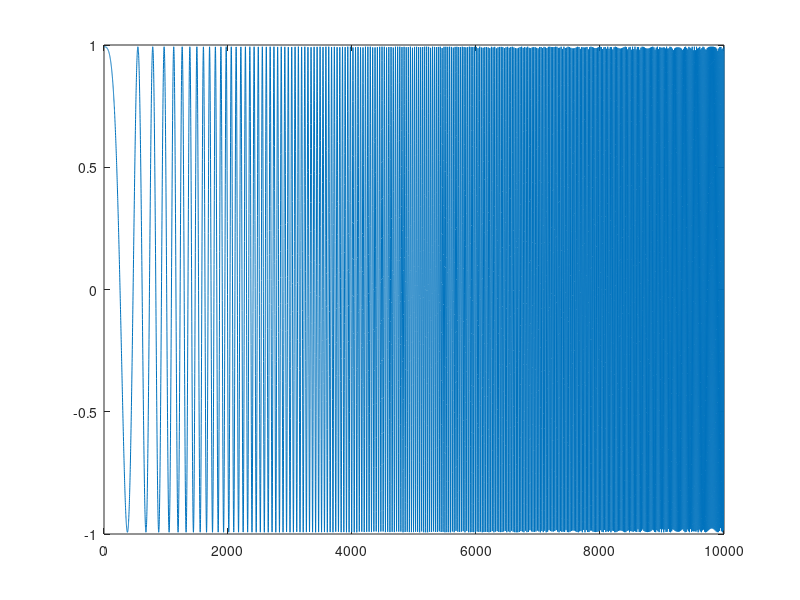

Write the MATLAB code that produced this figure. (Note: this script raises an error after producing the figure.)

%-----------------------------------------------------------------------------------------
 f0=1;
 f1=300;
 t1=2;
 t=0:2./9999:2;
 S= 0.9929*chirp(t,f0,t1,f1);
 L=length(S);
 figure
 plot(S);
 
% power_of_signal=var(signal);
power_of_signal=var(S);                                
power_of_noise=0.01*power_of_signal;
v=sqrt(power_of_noise)*randn(1,5000+L);
v=v(5001:5000+L);
%% Generate input sequence u(n)
% Design the half-band LPF
order = 11;
f_cutoff = 0.25; % normalized cutoff frequency (0.5 = Nyquist frequency)
h = fir1(order, f_cutoff);
% Apply the filter to the input sequence
V2 = filter(h, 1, v);
% n=length(v);
% Plot the results
% subplot(2,1,1);
% plot( v);
% title('Input sequence u(n)');
% xlabel('n');
% ylabel('v(n)');
% 
% subplot(2,1,2);
% plot(V2);
% title('Output sequence v(n)');
% xlabel('n');
% ylabel('v(n)');

%%
n=4000;
d=S+v;
F=100;
m=100;
mu=0.1;
[j w]= winner_filter(V2,d,m,n);
figure
 plot(j);
 title('winner filter');
 MMSE_w=min(j)
%%
[Js Ws]=SD(V2,d,m,mu);
%figure
% plot(Js);
% title('Steepest descent filter');
MMSE_SD=min(Js)
p=var(d)

%%
 
 [av_e, av_w, w]=LMS2(L,mu,10000);
 figure
 plot(av_e);
 title("LMS Learning Curves")
